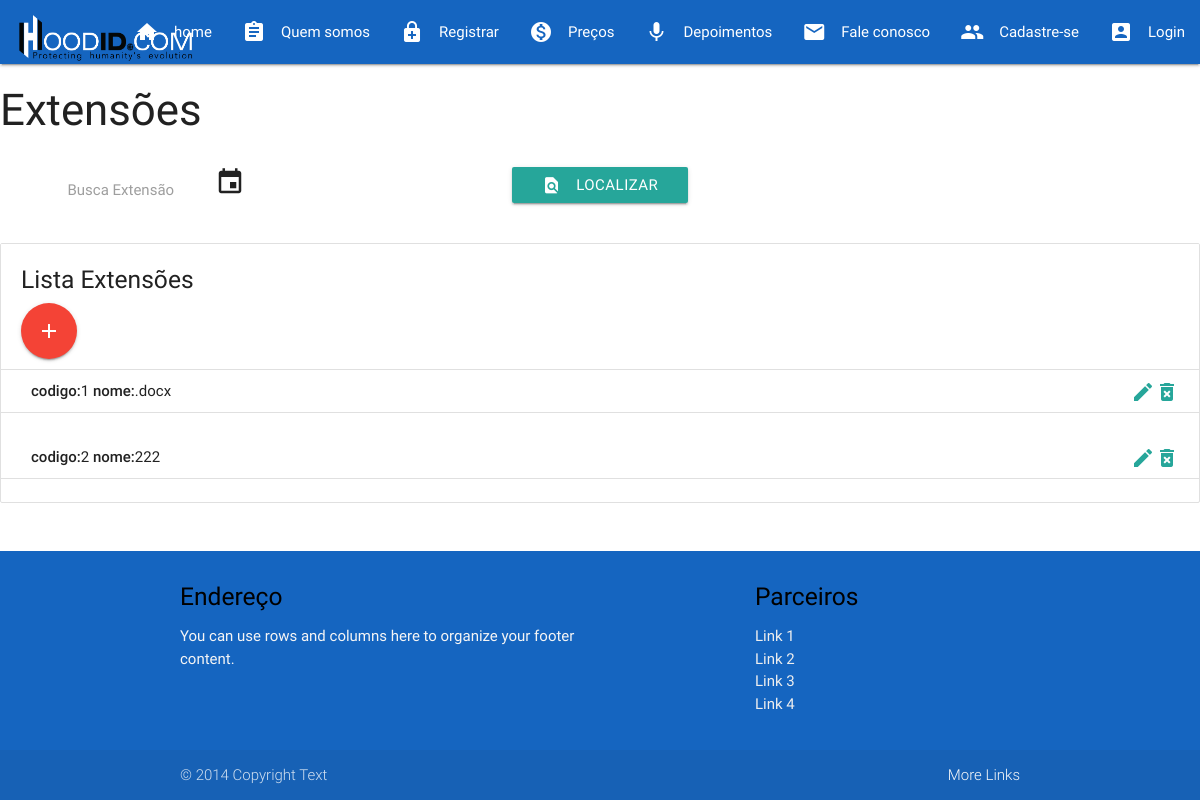
/lista_extensoes/, run on the app's committed database.
### extensoes/models.py (models this page shows, shortened)
class Extensoes(models.Model):
    codextensao=models.PositiveIntegerField()
    nome=models.CharField(max_length=5)
    class Meta:
        ordering = ['nome', ]

### extensoes/views.py (the view)
# urls.py: path('lista_extensoes/', ExtensoesList.as_view(), name='lista_extensoes'),
class ExtensoesList(ListView):
    template_name ="extensoes/listar_extensoes.html"
    model = Extensoes
    paginate_by = 10
    context_object_name = "extensoes"

### extensoes/templates/extensoes/listar_extensoes.html (shortened to what this page needs)
{% extends 'base_cadastro.html' %}
{% block main %}
   <h3>Extensões</h3>
   <div  class="center-align">
   <div class="row">
     <form method="GET" action="." class="col s12">
       <div class="row">
           <div class="input-field col s4">
           <i class="material-icons prefix">event</i>
           <label for="icon_telephone">Busca Extensão</label>
         </div>
           <div class="input-field col s4">
             <button class="waves-effect waves-light btn" type="submit">
               <i class="material-icons left">find_in_page</i>Localizar
              </button>
           </div>
       </div>
     </form>
     <br><br>
     </div>
    </div>
    <ul class="collection with-header">
     <li class="collection-header"><h5>Lista Extensões</h5>
     <a href="{% url 'novo_extensoes' %}" class="btn-floating btn-large waves-effect waves-light red"><i class="material-icons">add</i></a>
     </li>
     {% for an in extensoes %}
          <li class="collection-item"><div> <strong>codigo:</strong>{{ an.codextensao }}  <strong>nome:</strong>{{ an.nome }}
          <a href="{% url 'delete_extensoes' an.codextensao %}" class="secondary-content"><i class="material-icons">delete_forever</i></a>
          <a href="{% url 'atualiza_extensoes' an.codextensao %}" class="secondary-content"><i class="material-icons">edit</i></a>
          </div></li>
          <br>
     {%endfor%}
</ul>
{% endblock %}

### data on the page
Extensoes: codextensao "1", nome ".docx"
Extensoes: codextensao "2", nome "222"
